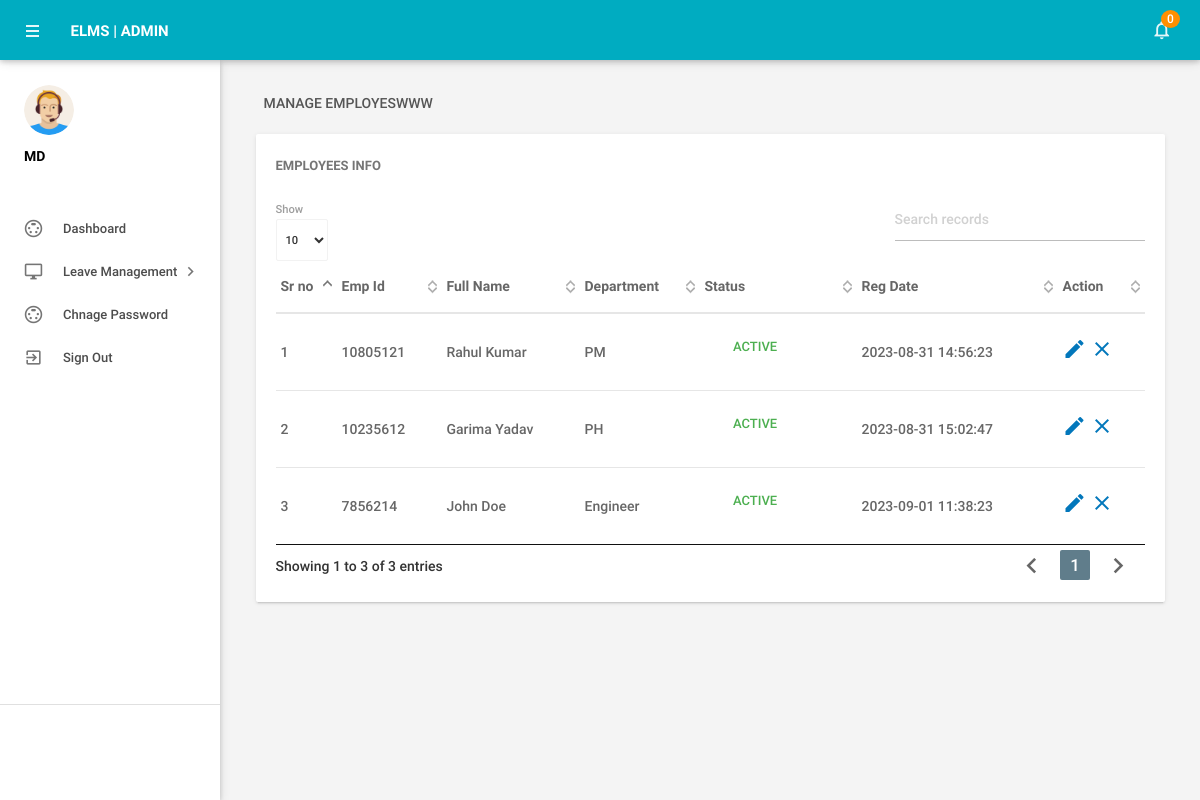
Page /engineer/manageemployee.php (signed in) on the committed database.
### tables this page shows
CREATE TABLE `tblemployees` (
  `id` int(11) NOT NULL,
  `EmpId` varchar(100) NOT NULL,
  `FirstName` varchar(150) DEFAULT NULL,
  `LastName` varchar(150) DEFAULT NULL,
  `EmailId` varchar(200) DEFAULT NULL,
  `Password` varchar(180) DEFAULT NULL,
  `Gender` varchar(100) DEFAULT NULL,
  `Dob` varchar(100) DEFAULT NULL,
  `Department` varchar(255) DEFAULT NULL,
  `Address` varchar(255) DEFAULT NULL,
  `City` varchar(200) DEFAULT NULL,
  `Country` varchar(150) DEFAULT NULL,
  `Phonenumber` char(11) DEFAULT NULL,
  `Status` int(1) DEFAULT NULL,
  `RegDate` timestamp NULL DEFAULT current_timestamp()
);

### engineer/manageemployee.php (the view, shortened to what this page needs)
<?php
include('includes/config.php');
if(strlen($_SESSION['alogin'])==0)
    {
header('location:index.php');
}
else{
 ?>
<!DOCTYPE html>
<html lang="en">
    <head>
        <link type="text/css" rel="stylesheet" href="../assets/plugins/materialize/css/materialize.min.css"/>
        <link href="../assets/plugins/material-preloader/css/materialPreloader.min.css" rel="stylesheet">
        <link href="../assets/plugins/datatables/css/jquery.dataTables.min.css" rel="stylesheet">
        <link href="../assets/css/alpha.min.css" rel="stylesheet" type="text/css"/>
        <link href="../assets/css/custom.css" rel="stylesheet" type="text/css"/>
    </head>
    <body>
       <?php include('includes/header.php');?>
       <?php include('includes/sidebar.php');?>
            <main class="mn-inner">
                <div class="row">
                    <div class="col s12">
                        <div class="page-title">Manage EmployesWWW</div>
                    </div>
                    <div class="col s12 m12 l12">
                        <div class="card">
                            <div class="card-content">
                                <span class="card-title">Employees Info</span>
                                <table id="example" class="display responsive-table ">
                                    <thead>
                                        <tr>
                                            <th>Sr no</th>
                                            <th>Emp Id</th>
                                            <th>Full Name</th>
                                            <th>Department</th>
                                             <th>Status</th>
                                             <th>Reg Date</th>
                                            <th>Action</th>
                                        </tr>
                                    </thead>
                                    <tbody>
<?php $sql = "SELECT EmpId,FirstName,LastName,Department,Status,RegDate,id from  tblemployees";
$query = $dbh -> prepare($sql);
$query->execute();
$results=$query->fetchAll(PDO::FETCH_OBJ);
$cnt=1;
if($query->rowCount() > 0)
{
foreach($results as $result)
{               ?>
                                        <tr>
                                            <td> <?php echo htmlentities($cnt);?></td>
                                            <td><?php echo htmlentities($result->EmpId);?></td>
                                            <td><?php echo htmlentities($result->FirstName);?>&nbsp;<?php echo htmlentities($result->LastName);?></td>
                                            <td><?php echo htmlentities($result->Department);?></td>
                                             <td><?php $stats=$result->Status;
if($stats){
                                             ?>
                                                 <a class="waves-effect waves-green btn-flat m-b-xs">Active</a>
                                                 <?php } else { ?>
                                                 <a class="waves-effect waves-red btn-flat m-b-xs">Inactive</a>
                                                 <?php } ?>
                                             </td>
                                              <td><?php echo htmlentities($result->RegDate);?></td>
                                            <td><a href="editemployee.php?empid=<?php echo htmlentities($result->id);?>"><i class="material-icons">mode_edit</i></a>
                                        <?php if($result->Status==1)
 {?>
<a href="manageemployee.php?inid=<?php echo htmlentities($result->id);?>" onclick="return confirm('Are you sure you want to inactive this Employe?');"" > <i class="material-icons" title="Inactive">clear</i>
<?php } else {?>
                                            <a href="manageemployee.php?id=<?php echo htmlentities($result->id);?>" onclick="return confirm('Are you sure you want to active this employee?');""><i class="material-icons" title="Active">done</i>
                                            <?php } ?> </td>
                                        </tr>
                                         <?php $cnt++;} }?>
                                    </tbody>
                                </table>
                            </div>
                        </div>
                    </div>
                </div>
            </main>
        </div>
        <div class="left-sidebar-hover"></div>
    </body>
</html>
<?php } ?>

### rows in the picture
tblemployees: EmpId "10805121", FirstName "Rahul", LastName "Kumar", Department "PM", Status "ACTIVE", RegDate "2023-08-31 14:56:23"
tblemployees: EmpId "10235612", FirstName "Garima", LastName "Yadav", Department "PH", Status "ACTIVE", RegDate "2023-08-31 15:02:47"
tblemployees: EmpId "7856214", FirstName "John", LastName "Doe", Department "Engineer", Status "ACTIVE", RegDate "2023-09-01 11:38:23"

### other values in the picture
$unreadcount "0"
